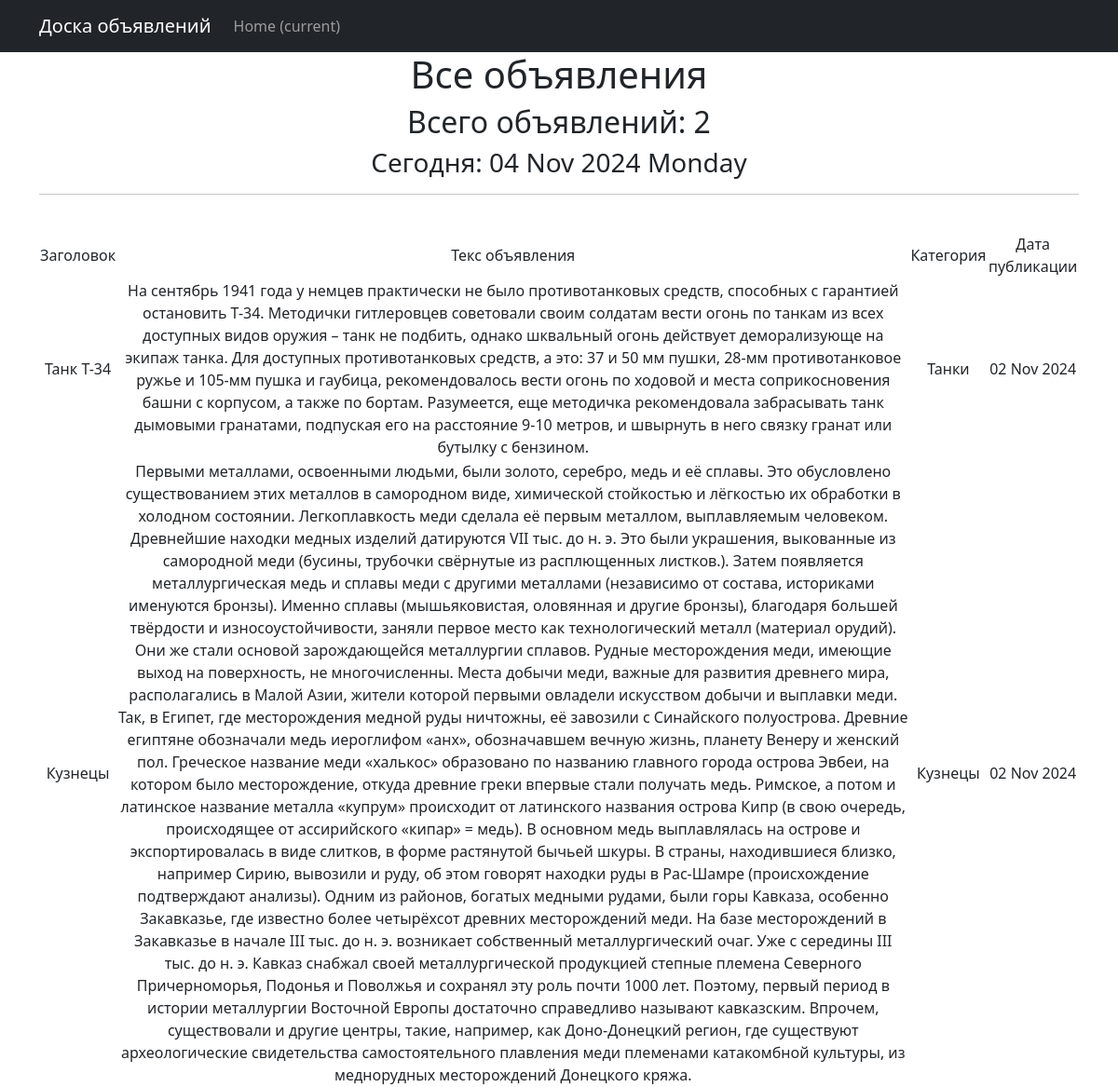
The app's page /articles/ with its own data.
### FanBoard_MMORPG/models.py (models this page shows, shortened)
class Article(models.Model):
    author = models.ForeignKey(User, on_delete=models.CASCADE)
    article_time = models.DateTimeField(auto_now_add=True)
    title = models.CharField(max_length=120)
    text = models.TextField()
    category = models.ForeignKey(Category, max_length=25, on_delete=models.CASCADE)

class Category(models.Model):
    TYPE = (
        ('tank', 'Танки'),
        ('heal', 'Хилы'),
        ('dd', 'ДД'),
        ('buyers', 'Торговцы'),
        ('gildemaster', 'Гилдмастеры'),
        ('quest', 'Квестгиверы'),
        ('smith', 'Кузнецы'),
        ('tanner', 'Кожевники'),
        ('potion', 'Зельевары'),
        ('spellmaster', 'Мастера заклинаний'),
    )
    name = models.CharField(max_length=30, choices=TYPE, unique=True)
    def __str__(self):
        return self.get_name_display()

### FanBoard_MMORPG/views.py (the view)
# urls.py: path('', ArticleList.as_view()),
class ArticleList(ListView):
    model = Article
    ordering = 'article_time'
    template_name = 'articles.html'
    context_object_name = 'articles'
    def get_context_data(self, **kwargs):
        context = super().get_context_data(**kwargs)
        context['time_now'] = datetime.utcnow()
        return context

### templates/articles.html (shortened to what this page needs)
{% extends 'flatpages/default.html' %}
{% block content %}
<h1>Все объявления</h1>
   <h2>Всего объявлений: {{ articles|length }}</h2>
   <h3> Сегодня: {{ time_now|date:'d M Y l' }}</h3>
<hr>
   {% if articles %}
      <table border="0" width="100%">
         <tr>
            <td>Заголовок</td>
            <td>Текс объявления</td>
            <td>Категория</td>
            <td>Дата публикации</td>
         </tr>
         {% for article in articles %}
         <tr>
            <td>{{ article.title }}</td>
            <td>{{ article.text }}</td>
            <td>{{ article.category }}</td>
            <td>{{ article.article_time|date:'d M Y' }}</td>
         </tr>
         {% endfor %}
         <br>
      </table>
   {% else %}
       <h2>Объявлений нет!</h2>
   {% endif %}
{% endblock content %}

### templates/flatpages/default.html (shortened to what this page needs)
<!DOCTYPE html>
<html lang="en">
    <head>
        {% load static %}
        <link href="{% static 'css/styles.css' %}" rel="stylesheet" />
    </head>
    <body>
 <nav class="navbar navbar-expand-lg navbar-dark bg-dark static-top">
   <div class="container">
       <a class="navbar-brand" href="#">Доска объявлений</a>
       <div class="collapse navbar-collapse" id="navbarResponsive">
           <ul class="navbar-nav ml-auto">
               <li class="nav-item active">
                   <a class="nav-link" href="#">Home
                       <span class="sr-only">(current)</span>
                   </a>
               </li>
           </ul>
       </div>
   </div>
</nav>
       <div class="container">
   <div class="row">
       <div class="col-lg-12 text-center">
           {% block content %}{% endblock content %}
       </div>
   </div>
</div>
    </body>
</html>

### records on screen
Article: title "Танк Т-34", text "На сентябрь 1941 года у немцев практически не было противотанковых средств, способных с гарантией остановить Т-34. Методички гитлеровцев советовали своим солдатам вести огонь по танкам из всех доступных видов оружия – танк не подбить, однако шквальный огонь действует деморализующе на экипаж танка. Для доступных противотанковых средств, а это: 37 и 50 мм пушки, 28-мм противотанковое ружье и 105-мм пушка и гаубица, рекомендовалось вести огонь по ходовой и места соприкосновения башни с корпусом, а также по бортам. Разумеется, еще методичка рекомендовала забрасывать танк дымовыми гранатами, подпуская его на расстояние 9-10 метров, и швырнуть в него связку гранат или бутылку с бензином.", category "Танки", article_time "02 Nov 2024"
Article: title "Кузнецы", text "Первыми металлами, освоенными людьми, были золото, серебро, медь и её сплавы. Это обусловлено существованием этих металлов в самородном виде, химической стойкостью и лёгкостью их обработки в холодном состоянии. Легкоплавкость меди сделала её первым металлом, выплавляемым человеком. Древнейшие находки медных изделий датируются VII тыс. до н. э. Это были украшения, выкованные из самородной меди (бусины, трубочки свёрнутые из расплющенных листков.). Затем появляется металлургическая медь и сплавы меди с другими металлами (независимо от состава, историками именуются бронзы). Именно сплавы (мышьяковистая, оловянная и другие бронзы), благодаря большей твёрдости и износоустойчивости, заняли первое…", category "Кузнецы", article_time "02 Nov 2024"

### other values on screen
{{ articles|length }} "2"
{{ time_now|date:'d M Y l' }} "04 Nov 2024 Monday"
